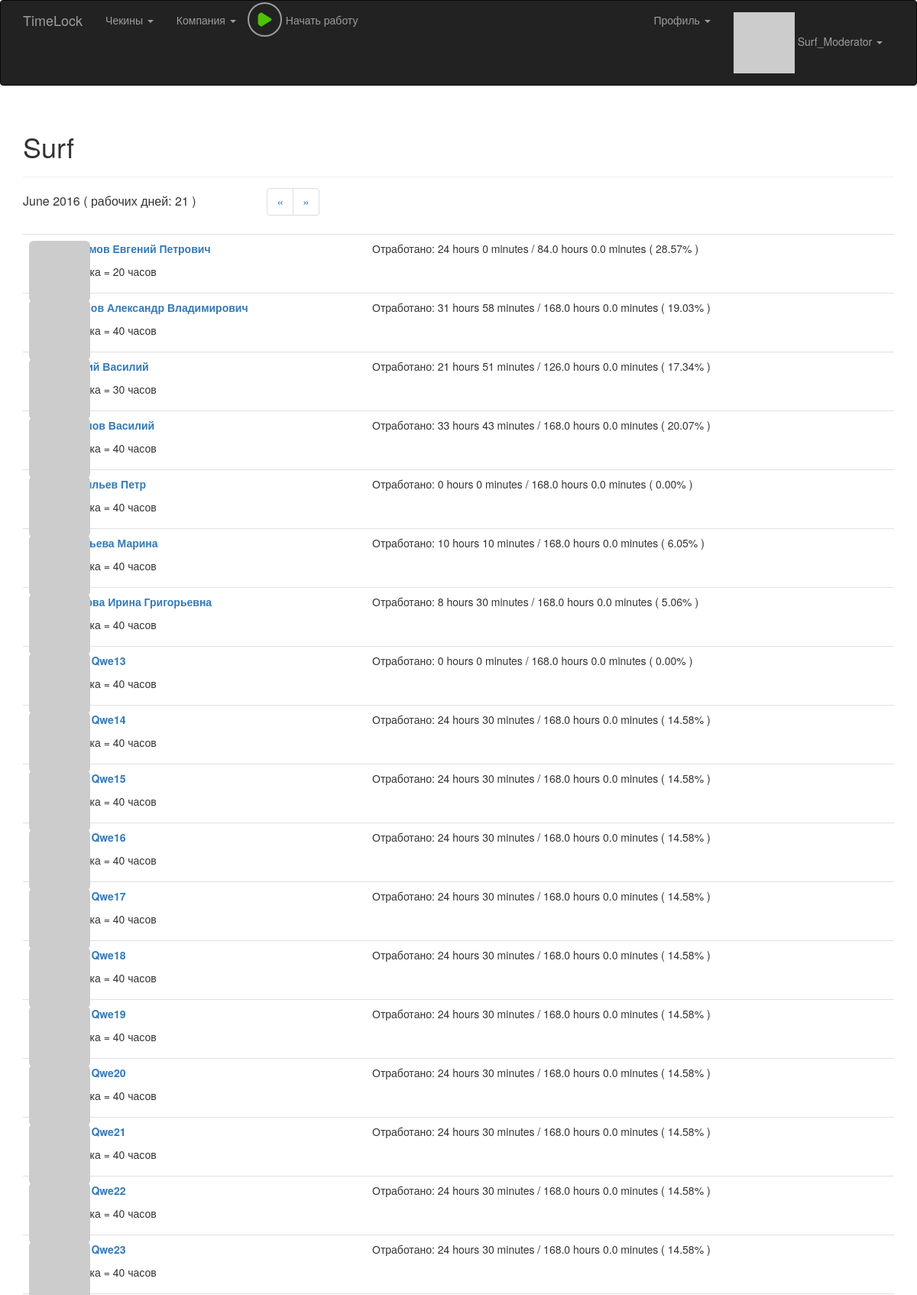
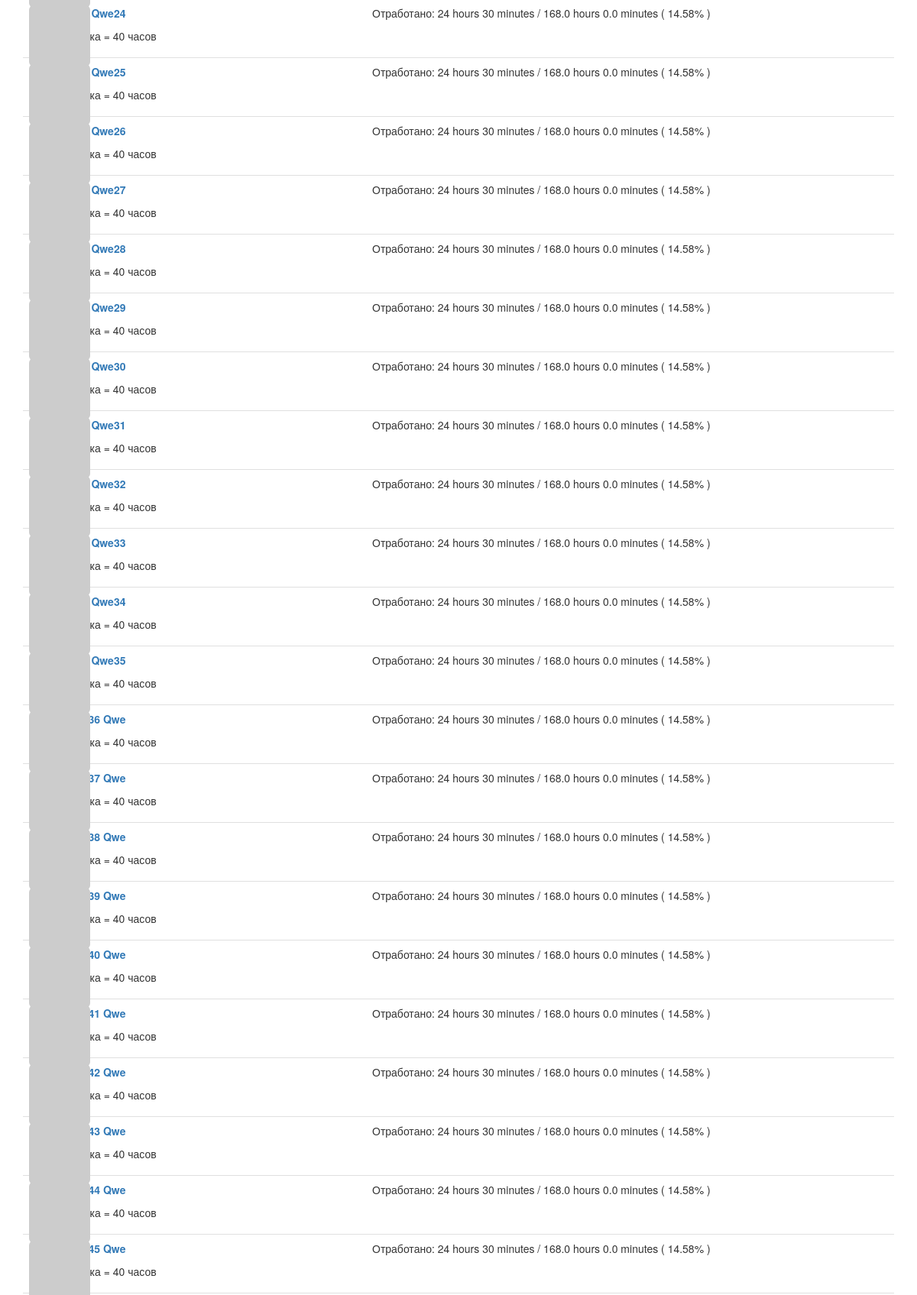
Screenshot of /work_time_in_percent (signed in, upper part) with the database file from the repository (2 pictures, top to bottom).
### app/model.py (models this page shows, shortened)
class User(UserMixin, db.Model):
    __tablename__ = 'users'
    id = db.Column(db.Integer, primary_key = True)
    email = db.Column(db.String(64), unique = True, index = True)
    username = db.Column(db.String(64), unique = True, index = True)
    password_hash = db.Column(db.String(128))
    confirmed = db.Column(db.Boolean, default = False)
    nfc_label = db.Column(db.String(64), unique = True, index = True)
    first_name = db.Column(db.String(64))
    middle_name = db.Column(db.String(64))
    last_name = db.Column(db.String(64))
    member_since = db.Column(db.DateTime(), default = datetime.utcnow)
    last_seen = db.Column(db.DateTime(), default = datetime.utcnow)
    avatar_hash = db.Column(db.String(32))
    rate = db.Column(db.Integer, default = 40)
    role_id = db.Column(db.Integer, db.ForeignKey('roles.id'))
    company_id = db.Column(db.Integer, db.ForeignKey('companies.id'))
    checkins = db.relationship('Checkin', backref = 'user', lazy = 'dynamic')
    timeCaches = db.relationship('TimeCache', backref = 'user', lazy = 'dynamic')
    posts = db.relationship('Post', backref = 'author', lazy = 'dynamic')
    notes = db.relationship('Note', backref = 'author', lazy = 'dynamic')
    @property
    def password(self):
        raise AttributeError('password is not a readable attribute')
    def can(self, permissions):
        return self.role is not None and (self.role.permissions & permissions) == permissions
    def is_administrator(self):
        return self.can(Permission.ADMINISTER)
    def is_moderator(self):
        return self.can(Permission.MODERATOR)
    def ping(self):
        self.last_seen = datetime.utcnow()
        db.session.add(self)
    def gravatar(self, size = 100, default = 'retro', rating ='g'):
        if request.is_secure:
            url = 'https://secure.gravatar.com/avatar'
        else:
            url = 'http://www.gravatar.com/avatar'
        hash = self.avatar_hash or hashlib.md5(self.email.encode('utf-8')).hexdigest()
        return '{url}/{hash}?s={size}&d={default}&r={rating}'.format(url = url, hash = hash, size = size, default = default, rating = rating)

class Company(db.Model):
    __tablename__ = 'companies'
    id = db.Column(db.Integer, primary_key = True)
    company_name = db.Column(db.String(64), unique = True, index = True)
    users = db.relationship('User', backref = 'company', lazy = 'dynamic')

### app/main/views.py (the view)
@main.route('/work_time_in_percent', methods = ['GET'])
@admin_moderator_required
def work_time_in_percent():
	page = request.args.get('page', 1, type = int)
	company = current_user.company;
	current_day = datetime.now().date()
	first_day = TimeCache.get_first_day(current_day, 0, -page + 1)
	time_dict = {}
	for user in company.users:
		time_dict[user.id] = []
		minutes = get_user_work_time_for_month_page(user.id, page)
		time_dict[user.id].append(format_full_time_string_from_minutes(minutes))
		minutes_in_day = float(user.rate) / 5 * 60
		work_day = work_days_count(first_day.year, first_day.month)
		full_minutes = work_day * minutes_in_day
		percent = float(minutes) / full_minutes * 100
		time_dict[user.id].append("{:.2f}%".format(percent))
		time_dict[user.id].append(format_full_time_string_from_minutes(full_minutes))
	month_title = first_day.strftime("%B %Y")
	work_days = work_days_count(first_day.year, first_day.month)
	return render_template('employees_and_work_in_percent.html', company = company, pagination_url = "work_time_in_percent?page=", page = page,
		time_dict = time_dict, month_title = month_title, work_days = work_days)

### app/auth/views.py (called while the page is built)
@auth.before_app_request
def before_request():
    if current_user.is_authenticated:
        current_user.ping()

### app/checkin/__init__.py (called while the page is built)
@checkin.app_context_processor
def inject_permissions():
    return dict(Permission = Permission)

### app/main/__init__.py (called while the page is built)
@main.app_context_processor
def inject_permissions():
    return dict(Permission = Permission)

### app/model.py (called while the page is built)
@login_manager.user_loader
def load_user(user_id):
    return User.query.get(int(user_id))

    @staticmethod
    def get_work_time_for_checkins(checkins):
        i = 0
        delta = 0
        while (i < checkins.count() - 1):
            first_checkin = checkins[i]
            second_checkin = checkins[i + 1]
            delta += (second_checkin.time - first_checkin.time).seconds // 60
            i +=2
        return delta

    @staticmethod
    def get_first_day(dt, d_years = 0, d_months = 0):
        y, m = dt.year + d_years, dt.month + d_months
        a, m = divmod(m - 1, 12)
        return date(y + a, m + 1, 1)

    @staticmethod
    def get_last_day(dt):
        return TimeCache.get_first_day(dt, 0, 1) + timedelta(-1)

### app/nfc/__init__.py (called while the page is built)
@nfc.app_context_processor
def inject_permissions():
    return dict(Permission = Permission)

### app/production_calendar.py (called while the page is built)
def work_days_count(year, month):
	count = 0.001
	if year == 2016:
		return prod_calendar_dict_2016[month]
	return count

### app/timelock_utils.py (called while the page is built)
def render_template(tmpl_name, **kwargs):
	checkin = get_last_checkin_in_current_day()
	current_work_time = None
	if checkin is not None:
		hours = checkin.time.hour
		minutes = checkin.time.minute
		current_work_time = hours * 60 + minutes
	return flask.render_template(tmpl_name, current_work_time = current_work_time, **kwargs)

def get_last_checkin_in_current_day():
	today = datetime.now().date()
	tomorrow = today + timedelta(days = 1)
	if not current_user.is_authenticated:
		return None
	query = Checkin.query.filter_by(user_id = current_user.id).filter(Checkin.time.between(today, tomorrow)).order_by(desc(Checkin.time))
	checkin = query.first()
	if query.count() % 2 == 1:
		return checkin
	else:
		return None

def format_full_time_string_from_minutes(minutes):
	hours = minutes // 60
	minutes = minutes % 60
	return "{} hours {} minutes".format(hours, minutes)

### app/templates/employees_and_work_in_percent.html (shortened to what this page needs)
{% extends "base.html" %}
{% import "bootstrap/wtf.html" as wtf %}
{% block page_content %}
	<div class="page-header">
		<h1>{{ company.company_name }}
		</h1>
	</div>
	<div class="employee-header">
		<div class="employee-percent-header-month">{{ month_title }} ( рабочих дней: {{ work_days }} )</div>
		<div class="employee-percent-header-pagination">
			<ul class = "pagination">
				<li><a href="{{ '{}{}'.format(pagination_url, page + 1) }}">&laquo;</a></li>
				<li><a href="{{ '{}{}'.format(pagination_url, page - 1) }}">&raquo;</a></li>
			</ul>
		</div>
	</div>
	{% include '_employees_work_in_percent.html' %}
	<br>
{% endblock %}

### app/templates/base.html (shortened to what this page needs)
{% extends "bootstrap/base.html" %}
{% block head %}
{{ super() }}
<link rel="stylesheet" type="text/css" href="{{ url_for('static', filename='styles.css') }}">
<link rel="stylesheet" type="text/css" href="{{ url_for('static', filename='styles_checkin.css') }}">
<link rel="stylesheet" type="text/css" href="{{ url_for('static', filename='styles_play_button.css') }}">
{% endblock %}
{% block navbar %}
<div class="navbar navbar-inverse" role="navigation">
	<div class="container">
		<div class="navbar-header">
			<a class="navbar-brand" href="/">TimeLock</a>
		</div>
		<div class="navbar-collapse collapse">
			<ul class="nav navbar-nav">
				{% if current_user.is_authenticated %}
	    			<li class="dropdown">
	                    <a href="#" class="dropdown-toggle" data-toggle="dropdown">Чекины <b class="caret"></b>
	                    </a>
                	</li>
                	{% if current_user.is_administrator() %}
	                	<li class="dropdown">
		                    <a href="#" class="dropdown-toggle" data-toggle="dropdown">Компании <b class="caret"></b>
		                    </a>
		                    <ul class="dropdown-menu">
		                        <li><a href="{{ url_for('main.companies') }}">Все компании</a></li>
		                        <li><a href="{{ url_for('main.new_company') }}">Создать новую</a></li>
		                        <li><a href="{{ url_for('main.clear_companies') }}">Удалить все из БД</a></li>
		                    </ul>
	                	</li>
	                	<li class="dropdown">
		                    <a href="#" class="dropdown-toggle" data-toggle="dropdown">Пользователи <b class="caret"></b>
		                    </a>
		                    <ul class="dropdown-menu">
		                        <li><a href="{{ url_for('main.clear_users') }}">Удалить всех из БД</a></li>
		                    </ul>
	                	</li>
                	{% else %}
	                	{% if current_user.is_moderator() %}
		                	<li class="dropdown">
			                    <a href="#" class="dropdown-toggle" data-toggle="dropdown">Компания <b class="caret"></b>
			                    </a>
		                	</li>
	                	{% endif %}
               		{% endif %}
               		<li>
               			<div class="button-play">
							<a href="{{ url_for('checkin.checkin_with_current_time') }}">
								{% if current_work_time %}
									<img src="{{ url_for('static', filename='square.png') }}"> <div class="play-button-description" id="current_work_display"></div>
								{% else %}
									<img src="{{ url_for('static', filename='play.png') }}"> <div class="play-button-description">Начать работу</div>
								{% endif %}
							</a>
						</div>
               		</li>
	    	    {% endif %}
			</ul>
			<ul class="nav navbar-nav navbar-right">
				{% if current_user.is_authenticated %}
					<li><a href="/"> </a></li>
					<li class="dropdown">
	                    <a href="#" class="dropdown-toggle" data-toggle="dropdown">Профиль <b class="caret"></b>
	                    </a>
                	</li>
	    			<li class="dropdown">
	                    <a href="#" class="dropdown-toggle" data-toggle="dropdown">
	                    	<img src="{{ current_user.gravatar(size=18) }}">
	                    	{{ current_user.username }} <b class="caret"></b>
	                    </a>
                	</li>
	    		{% else %}
	    			<li><a href="{{ url_for('auth.login') }}">Login</a></li>
	    		{% endif %}
			</ul>
		</div>
	</div>
</div>
{% endblock %}
{% block content %}
<div class="container">
	{% block page_content %}{% endblock %}
</div>
{% endblock %}

### app/templates/_employees_work_in_percent.html
<ul class = "posts">
    {% for user in company.users %}
    <li class = "post">
        <div class = "profile-thumbnail">
            <a href="{{ url_for('main.user', user_id = user.id) }}">
                <img class="img-rounded profile-thumbnail" src="{{ user.gravatar(size = 40) }}">
            </a>
        </div>
	    <div class="post-content">
            <div class="work-times">
                Отработано: {{time_dict[user.id][0]}} / {{time_dict[user.id][2]}} ( {{time_dict[user.id][1]}} )
            </div>
	    	<div class="post-author">
	    		<a href="{{ url_for('main.user', user_id = user.id) }}">
    	    		{% if user.first_name or user.last_name %}
                    <p>
                        {% if user.last_name %}{{ user.last_name }}{% endif %}
                        {% if user.first_name %}{{ user.first_name }}{% endif %}
                        {% if user.middle_name %}{{ user.middle_name }}{% endif %}
                    </p>
                    {% endif %}
	    		</a>
	    	</div>
	    	<div class="post-body">
                <p>Ставка = {{ user.rate }} часов</p>
            </div>
    	</div>
    </li>
    {% endfor %}
</ul>

### app/static/styles.css (style rules this page uses)
.profile-thumbnail { position: absolute; }
ul.posts { list-style-type: none; padding: 0px; margin: 16px 0px 0px 0px; border-top: 1px solid #e0e0e0; }
ul.posts li.post { padding: 8px; border-bottom: 1px solid #e0e0e0; }
div.post-author { font-weight: bold; }
div.post-content { margin-left: 48px; min-height: 48px; }
div.work-times { float: right; width: 675px; height: 45px; position: relative; }
div.employee-header { width: 100%; height: 38px; position: relative; font-size: 12pt; }
div.employee-percent-header-month { width: 27%; left: 0%; top: 0px; position: absolute; }
div.employee-percent-header-pagination { width: 10%; left: 28%; top: -26px; position: absolute; }

### app/static/styles_play_button.css (style rules this page uses)
div.button-play { position: absolute; top: 2px; height: 45px; }
.button-play a { color: #9d9d9d; text-decoration: none; }
.button-play a img { width: 45px; height: 45px; padding: 10px 10px; background-color: transparent; border-radius: 100%; border: 2px solid #9d9d9d; }
div.play-button-description { position: relative; width: 100px; top: -32px; left: 50px; }

### rows the page displays
User: username "Surf_Moderator", id "31 hours 58 minutes", id "168.0 hours 0.0 minutes", id "19.03%", first_name "Александр", middle_name "Владимирович", rate "40"
Company: company_name "Surf"
User: id "24 hours 0 minutes", id "84.0 hours 0.0 minutes", id "28.57%", first_name "Евгений", middle_name "Петрович", rate "20"
User: id "21 hours 51 minutes", id "126.0 hours 0.0 minutes", id "17.34%", first_name "Василий", rate "30"
User: id "33 hours 43 minutes", id "168.0 hours 0.0 minutes", id "20.07%", first_name "Василий", rate "40"
User: id "0 hours 0 minutes", id "168.0 hours 0.0 minutes", id "0.00%", last_name "Васильев", first_name "Петр", rate "40"
User: id "10 hours 10 minutes", id "168.0 hours 0.0 minutes", id "6.05%", last_name "Глазьева", first_name "Марина", rate "40"
User: id "8 hours 30 minutes", id "168.0 hours 0.0 minutes", id "5.06%", first_name "Ирина", middle_name "Григорьевна", rate "40"
User: id "0 hours 0 minutes", id "168.0 hours 0.0 minutes", id "0.00%", first_name "Qwe13", rate "40"
User: id "24 hours 30 minutes", id "168.0 hours 0.0 minutes", id "14.58%", first_name "Qwe14", rate "40"
User: id "24 hours 30 minutes", id "168.0 hours 0.0 minutes", id "14.58%", first_name "Qwe15", rate "40"
User: id "24 hours 30 minutes", id "168.0 hours 0.0 minutes", id "14.58%", first_name "Qwe16", rate "40"
User: id "24 hours 30 minutes", id "168.0 hours 0.0 minutes", id "14.58%", first_name "Qwe17", rate "40"
User: id "24 hours 30 minutes", id "168.0 hours 0.0 minutes", id "14.58%", first_name "Qwe18", rate "40"
User: id "24 hours 30 minutes", id "168.0 hours 0.0 minutes", id "14.58%", first_name "Qwe19", rate "40"
User: id "24 hours 30 minutes", id "168.0 hours 0.0 minutes", id "14.58%", first_name "Qwe20", rate "40"
User: id "24 hours 30 minutes", id "168.0 hours 0.0 minutes", id "14.58%", first_name "Qwe21", rate "40"
User: id "24 hours 30 minutes", id "168.0 hours 0.0 minutes", id "14.58%", first_name "Qwe22", rate "40"
User: id "24 hours 30 minutes", id "168.0 hours 0.0 minutes", id "14.58%", first_name "Qwe23", rate "40"
User: id "24 hours 30 minutes", id "168.0 hours 0.0 minutes", id "14.58%", first_name "Qwe24", rate "40"
User: id "24 hours 30 minutes", id "168.0 hours 0.0 minutes", id "14.58%", first_name "Qwe25", rate "40"
User: id "24 hours 30 minutes", id "168.0 hours 0.0 minutes", id "14.58%", first_name "Qwe26", rate "40"
User: id "24 hours 30 minutes", id "168.0 hours 0.0 minutes", id "14.58%", first_name "Qwe27", rate "40"
User: id "24 hours 30 minutes", id "168.0 hours 0.0 minutes", id "14.58%", first_name "Qwe28", rate "40"
User: id "24 hours 30 minutes", id "168.0 hours 0.0 minutes", id "14.58%", first_name "Qwe29", rate "40"
User: id "24 hours 30 minutes", id "168.0 hours 0.0 minutes", id "14.58%", first_name "Qwe30", rate "40"
User: id "24 hours 30 minutes", id "168.0 hours 0.0 minutes", id "14.58%", first_name "Qwe31", rate "40"
User: id "24 hours 30 minutes", id "168.0 hours 0.0 minutes", id "14.58%", first_name "Qwe32", rate "40"
User: id "24 hours 30 minutes", id "168.0 hours 0.0 minutes", id "14.58%", first_name "Qwe33", rate "40"
User: id "24 hours 30 minutes", id "168.0 hours 0.0 minutes", id "14.58%", first_name "Qwe34", rate "40"
User: id "24 hours 30 minutes", id "168.0 hours 0.0 minutes", id "14.58%", first_name "Qwe35", rate "40"
User: id "24 hours 30 minutes", id "168.0 hours 0.0 minutes", id "14.58%", first_name "Qwe", rate "40"
User: id "24 hours 30 minutes", id "168.0 hours 0.0 minutes", id "14.58%", first_name "Qwe", rate "40"
User: id "24 hours 30 minutes", id "168.0 hours 0.0 minutes", id "14.58%", first_name "Qwe", rate "40"
User: id "24 hours 30 minutes", id "168.0 hours 0.0 minutes", id "14.58%", first_name "Qwe", rate "40"
User: id "24 hours 30 minutes", id "168.0 hours 0.0 minutes", id "14.58%", first_name "Qwe", rate "40"
User: id "24 hours 30 minutes", id "168.0 hours 0.0 minutes", id "14.58%", first_name "Qwe", rate "40"
User: id "24 hours 30 minutes", id "168.0 hours 0.0 minutes", id "14.58%", first_name "Qwe", rate "40"
User: id "24 hours 30 minutes", id "168.0 hours 0.0 minutes", id "14.58%", first_name "Qwe", rate "40"
User: id "24 hours 30 minutes", id "168.0 hours 0.0 minutes", id "14.58%", first_name "Qwe", rate "40"
User: id "24 hours 30 minutes", id "168.0 hours 0.0 minutes", id "14.58%", first_name "Qwe", rate "40"

### other values shown
{{ month_title }} "June 2016"
{{ work_days }} "21"
